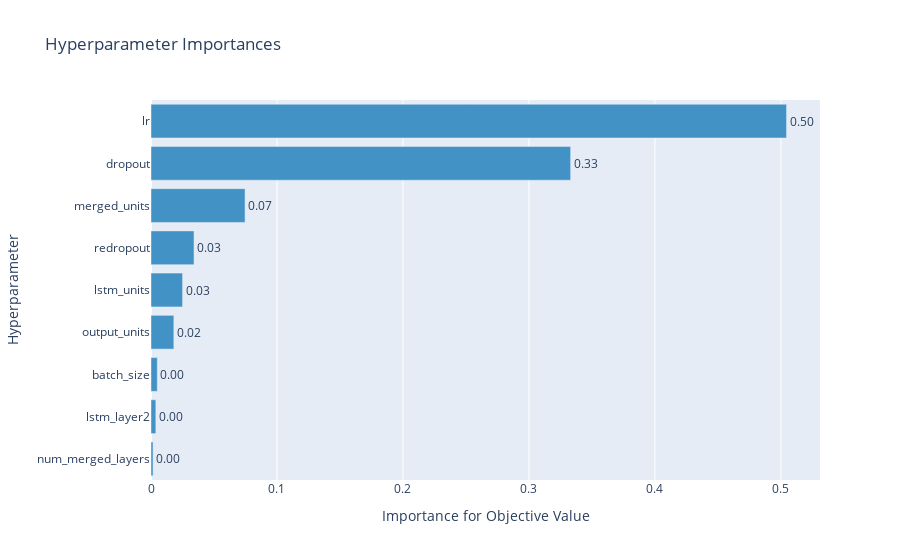

The notebook cell this image was saved under:
### Code cell
optuna.visualization.plot_param_importances(study)

### Figure 1 — Plotly figure (JSON) as saved in the notebook; plotly's stock layout.template omitted (floating-point values rounded to 4 significant figures)
{"data": [{"cliponaxis": false, "hovertemplate": ["num_merged_layers (IntUniformDistribution): 0.001634516980839274<extra></extra>", "lstm_layer2 (CategoricalDistribution): 0.0038426150880010376<extra></extra>", "batch_size (CategoricalDistribution): 0.004989722020142895<extra></extra>", "output_units (IntUniformDistribution): 0.0181231171993587<extra></extra>", "lstm_units (IntUniformDistribution): 0.02504369088834807<extra></extra>", "redropout (UniformDistribution): 0.03414862261276022<extra></extra>", "merged_units (IntUniformDistribution): 0.07465122397111024<extra></extra>", "dropout (UniformDistribution): 0.33309526477760454<extra></extra>", "lr (LogUniformDistribution): 0.5044712264618351<extra></extra>"], "marker": {"color": "rgb(66,146,198)"}, "orientation": "h", "text": ["0.001634516980839274", "0.0038426150880010376", "0.004989722020142895", "0.0181231171993587", "0.02504369088834807", "0.03414862261276022", "0.07465122397111024", "0.33309526477760454", "0.5044712264618351"], "textposition": "outside", "texttemplate": "%{text:.2f}", "type": "bar", "x": [0.001635, 0.003843, 0.00499, 0.01812, 0.02504, 0.03415, 0.07465, 0.3331, 0.5045], "y": ["num_merged_layers", "lstm_layer2", "batch_size", "output_units", "lstm_units", "redropout", "merged_units", "dropout", "lr"]}], "layout": {"showlegend": false, "title": {"text": "Hyperparameter Importances"}, "xaxis": {"title": {"text": "Importance for Objective Value"}}, "yaxis": {"title": {"text": "Hyperparameter"}}}}
